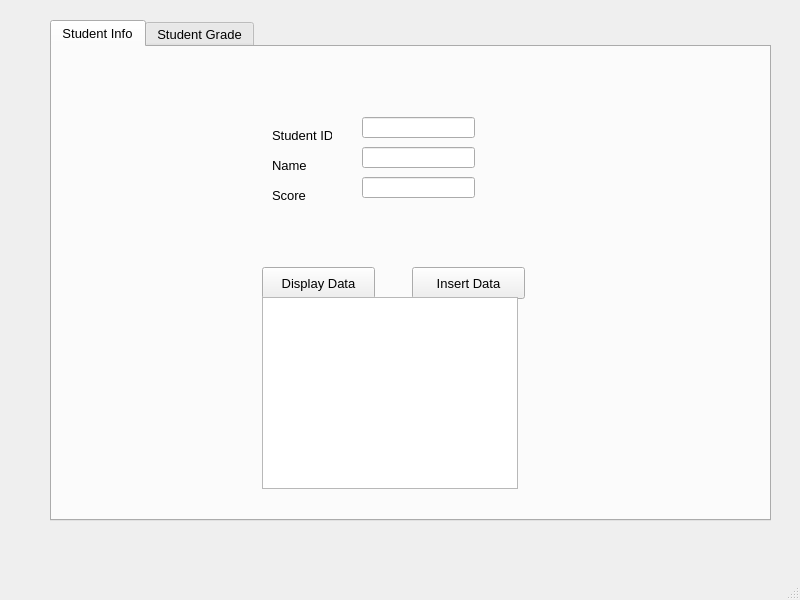
<?xml version="1.0" encoding="UTF-8"?>
<ui version="4.0">
 <class>studentApp</class>
 <widget class="QMainWindow" name="studentApp">
  <property name="geometry">
   <rect>
    <x>0</x>
    <y>0</y>
    <width>800</width>
    <height>600</height>
   </rect>
  </property>
  <property name="font">
   <font>
    <family>Arial</family>
    <pointsize>10</pointsize>
   </font>
  </property>
  <property name="windowTitle">
   <string>Student App</string>
  </property>
  <widget class="QWidget" name="centralwidget">
   <widget class="QTabWidget" name="tbStudent">
    <property name="geometry">
     <rect>
      <x>50</x>
      <y>20</y>
      <width>721</width>
      <height>501</height>
     </rect>
    </property>
    <property name="currentIndex">
     <number>0</number>
    </property>
    <widget class="QWidget" name="tbStudentInfo">
     <attribute name="title">
      <string>Student Info</string>
     </attribute>
     <widget class="QLabel" name="lblStudentID">
      <property name="geometry">
       <rect>
        <x>220</x>
        <y>80</y>
        <width>60</width>
        <height>16</height>
       </rect>
      </property>
      <property name="font">
       <font>
        <family>Arial</family>
        <pointsize>10</pointsize>
       </font>
      </property>
      <property name="text">
       <string>Student ID</string>
      </property>
     </widget>
     <widget class="QLabel" name="lblStudentName">
      <property name="geometry">
       <rect>
        <x>220</x>
        <y>110</y>
        <width>60</width>
        <height>16</height>
       </rect>
      </property>
      <property name="font">
       <font>
        <family>Arial</family>
        <pointsize>10</pointsize>
       </font>
      </property>
      <property name="text">
       <string>Name</string>
      </property>
     </widget>
     <widget class="QLabel" name="lblStudentScore">
      <property name="geometry">
       <rect>
        <x>220</x>
        <y>140</y>
        <width>60</width>
        <height>16</height>
       </rect>
      </property>
      <property name="font">
       <font>
        <family>Arial</family>
        <pointsize>10</pointsize>
       </font>
      </property>
      <property name="text">
       <string>Score</string>
      </property>
     </widget>
     <widget class="QLineEdit" name="txtStudentID">
      <property name="geometry">
       <rect>
        <x>310</x>
        <y>70</y>
        <width>113</width>
        <height>21</height>
       </rect>
      </property>
     </widget>
     <widget class="QLineEdit" name="txtName">
      <property name="geometry">
       <rect>
        <x>310</x>
        <y>100</y>
        <width>113</width>
        <height>21</height>
       </rect>
      </property>
     </widget>
     <widget class="QLineEdit" name="txtScore">
      <property name="geometry">
       <rect>
        <x>310</x>
        <y>130</y>
        <width>113</width>
        <height>21</height>
       </rect>
      </property>
     </widget>
     <widget class="QPushButton" name="btnDisplayData">
      <property name="geometry">
       <rect>
        <x>210</x>
        <y>220</y>
        <width>113</width>
        <height>32</height>
       </rect>
      </property>
      <property name="font">
       <font>
        <family>Arial</family>
        <pointsize>10</pointsize>
       </font>
      </property>
      <property name="text">
       <string>Display Data</string>
      </property>
     </widget>
     <widget class="QPushButton" name="btnInsertData">
      <property name="geometry">
       <rect>
        <x>360</x>
        <y>220</y>
        <width>113</width>
        <height>32</height>
       </rect>
      </property>
      <property name="font">
       <font>
        <family>Arial</family>
        <pointsize>10</pointsize>
       </font>
      </property>
      <property name="text">
       <string>Insert Data</string>
      </property>
     </widget>
     <widget class="QTableWidget" name="twStudentData">
      <property name="geometry">
       <rect>
        <x>210</x>
        <y>250</y>
        <width>256</width>
        <height>192</height>
       </rect>
      </property>
      <property name="font">
       <font>
        <family>Arial</family>
        <pointsize>10</pointsize>
       </font>
      </property>
     </widget>
    </widget>
    <widget class="QWidget" name="tbStudentGrade">
     <attribute name="title">
      <string>Student Grade</string>
     </attribute>
     <widget class="QListWidget" name="lstStudentData">
      <property name="geometry">
       <rect>
        <x>230</x>
        <y>20</y>
        <width>256</width>
        <height>192</height>
       </rect>
      </property>
      <property name="font">
       <font>
        <family>Arial</family>
        <pointsize>10</pointsize>
       </font>
      </property>
     </widget>
     <widget class="QPushButton" name="btnExportData">
      <property name="geometry">
       <rect>
        <x>300</x>
        <y>250</y>
        <width>113</width>
        <height>32</height>
       </rect>
      </property>
      <property name="font">
       <font>
        <family>Arial</family>
        <pointsize>10</pointsize>
       </font>
      </property>
      <property name="text">
       <string>Export Data</string>
      </property>
     </widget>
    </widget>
   </widget>
  </widget>
  <widget class="QMenuBar" name="menubar">
   <property name="geometry">
    <rect>
     <x>0</x>
     <y>0</y>
     <width>800</width>
     <height>33</height>
    </rect>
   </property>
  </widget>
  <widget class="QStatusBar" name="statusbar"/>
 </widget>
 <resources/>
 <connections/>
</ui>
